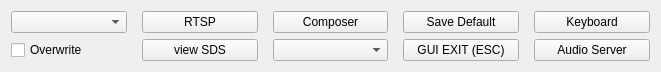
   <widget class="QWidget" name="layoutWidget">
    <property name="geometry">
     <rect>
      <x>470</x>
      <y>500</y>
      <width>661</width>
      <height>71</height>
     </rect>
    </property>
    <layout class="QGridLayout" name="gridLayout">
     <property name="sizeConstraint">
      <enum>QLayout::SizeConstraint::SetMinimumSize</enum>
     </property>
     <property name="horizontalSpacing">
      <number>15</number>
     </property>
     <property name="verticalSpacing">
      <number>6</number>
     </property>
     <item row="0" column="1">
      <widget class="QPushButton" name="pB_Rtsp">
       <property name="text">
        <string>RTSP</string>
       </property>
      </widget>
     </item>
     <item row="1" column="2">
      <widget class="QComboBox" name="cB_Capture"/>
     </item>
     <item row="0" column="3">
      <widget class="QPushButton" name="pB_Save">
       <property name="text">
        <string>Save Default</string>
       </property>
      </widget>
     </item>
     <item row="1" column="4">
      <widget class="QPushButton" name="pBAudioServer">
       <property name="text">
        <string>Audio Server</string>
       </property>
      </widget>
     </item>
     <item row="1" column="1">
      <widget class="QPushButton" name="pb_SDSview">
       <property name="text">
        <string>view SDS</string>
       </property>
      </widget>
     </item>
     <item row="1" column="3">
      <widget class="QPushButton" name="pBGuiExit">
       <property name="text">
        <string>GUI EXIT (ESC)</string>
       </property>
      </widget>
     </item>
     <item row="0" column="2">
      <widget class="QPushButton" name="pBComposer">
       <property name="text">
        <string>Composer</string>
       </property>
      </widget>
     </item>
     <item row="0" column="4">
      <widget class="QPushButton" name="pb_Keyboard">
       <property name="text">
        <string>Keyboard</string>
       </property>
      </widget>
     </item>
     <item row="1" column="0">
      <widget class="QCheckBox" name="cb_overwrite">
       <property name="text">
        <string>Overwrite</string>
       </property>
      </widget>
     </item>
     <item row="0" column="0">
      <widget class="QComboBox" name="cb_external">
       <property name="editable">
        <bool>false</bool>
       </property>
      </widget>
     </item>
    </layout>
   </widget>
